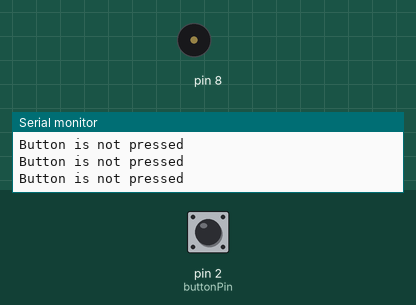
The sketch below on a simulated Arduino Uno, built with avr-gcc and run on an emulated ATmega328P. On the bench: buzzer (waves = sounding), the last lines printed to the serial monitor. Inputs (shaded band) come from the test bench; at power-on: pin 2 (buttonPin) LOW.

Above: at 1.2 s.
1.3 s: pin 2 (buttonPin) pulled HIGH for 0.15 s
At 4.7 s:
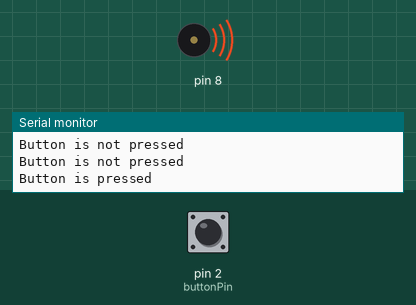
Timing chart, 0 to 10.3 s (numbered marks = the images above; inputs shaded):
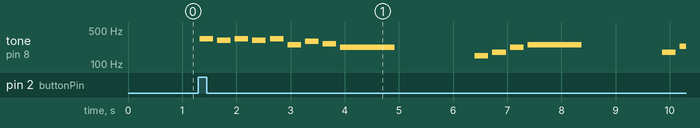

The sketch:

buzzer.ino
```cpp
#include </Users/fate/Development/University/Computer Architecture/MiniProjects/Buzzer/notes.h>

const int buttonPin = 2; // the number of the pushbutton pin

int buttonState = 0; // variable for reading the pushbutton status

/*
0,
    NOTE_GS3, NOTE_A3, NOTE_E3, NOTE_A3, NOTE_A3, NOTE_E3, NOTE_A3 && NOTE_E3, NOTE_A3


    2,
    2, 2, 2, 4, 2, 2, 2, 2
*/

int melody[] = {

    NOTE_E4, NOTE_DS4, NOTE_E4, NOTE_DS4, NOTE_E4, NOTE_B3, NOTE_D4, NOTE_C4, NOTE_A3, 0,
    NOTE_D3, NOTE_F3, NOTE_A3, NOTE_B3, 0,
    NOTE_F3, NOTE_AS3, NOTE_B3, NOTE_C4, 0,
    NOTE_E4, NOTE_DS4, NOTE_E4, NOTE_DS4, NOTE_E4, NOTE_B3, NOTE_D4, NOTE_C4, NOTE_A3, 0,
    NOTE_D3, NOTE_F3, NOTE_A3, NOTE_B3, 0,
    NOTE_F3, NOTE_C4, NOTE_B3, NOTE_A3, 0,
    NOTE_B3, NOTE_C4, NOTE_D4, NOTE_E4, 0,
    NOTE_G3, NOTE_F4, NOTE_E3, NOTE_D4, 0,
    NOTE_E3, NOTE_E4, NOTE_D4, NOTE_C4, 0,
    NOTE_D3, NOTE_D4, NOTE_C4, NOTE_B3, 0,

};

// note durations: 4 = quarter note, 8 = eighth note, etc.:
float noteDurations[] = {

    4, 4, 4, 4, 4, 4, 4, 4, 1, 1.1,
    4, 4, 4, 1, 1.1,
    4, 4, 4, 1, 1.1,
    4, 4, 4, 4, 4, 4, 4, 4, 1, 1.1,
    4, 4, 4, 1, 1.1,
    4, 4, 4, 1, 1.1,
    4, 4, 4, 1, 1.1,
    4, 4, 4, 1, 1.1,
    4, 4, 4, 1, 1.1,
    4, 4, 4, 1, 1.1,

};

void setup() {
    Serial.begin(9600);
    delay(5);
    // initialize the pushbutton pin as an input:
    pinMode(buttonPin, INPUT);
}

void playTone(){
      for (int thisNote = 0; thisNote < 60; thisNote++) {

    // to calculate the note duration, take one second divided by the note type.

    //e.g. quarter note = 1000 / 4, eighth note = 1000/8, etc.

    int noteDuration = 1000 / noteDurations[thisNote];

    tone(8, melody[thisNote], noteDuration);

    // to distinguish the notes, set a minimum time between them.

    // the note's duration + 30% seems to work well:

    int pauseBetweenNotes = noteDuration * 1.30;

    delay(pauseBetweenNotes);

    // stop the tone playing:

    noTone(8);

  }
}

void loop() {
    // read the state of the pushbutton value:
    buttonState = digitalRead(buttonPin);

        if (buttonState == HIGH) {
            Serial.println("Button is pressed");
            playTone();
            delay(100);

        } else {
            Serial.println("Button is not pressed");
        }

}
```

notes.h
```cpp
#define NOTE_B0  31
#define NOTE_C1  33
#define NOTE_CS1 35
#define NOTE_D1  37
#define NOTE_DS1 39
#define NOTE_E1  41
#define NOTE_F1  44
#define NOTE_FS1 46
#define NOTE_G1  49
#define NOTE_GS1 52
#define NOTE_A1  55
#define NOTE_AS1 58
#define NOTE_B1  62
#define NOTE_C2  65
#define NOTE_CS2 69
#define NOTE_D2  73
#define NOTE_DS2 78
#define NOTE_E2  82
#define NOTE_F2  87
#define NOTE_FS2 93
#define NOTE_G2  98
#define NOTE_GS2 104
#define NOTE_A2  110
#define NOTE_AS2 117
#define NOTE_B2  123
#define NOTE_C3  131
#define NOTE_CS3 139
#define NOTE_D3  147
#define NOTE_DS3 156
#define NOTE_E3  165
#define NOTE_F3  175
#define NOTE_FS3 185
#define NOTE_G3  196
#define NOTE_GS3 208
#define NOTE_A3  220
#define NOTE_AS3 233
#define NOTE_B3  247
#define NOTE_C4  262
#define NOTE_CS4 277
#define NOTE_D4  294
#define NOTE_DS4 311
#define NOTE_E4  330
#define NOTE_F4  349
#define NOTE_FS4 370
#define NOTE_G4  392
#define NOTE_GS4 415
#define NOTE_A4  440
#define NOTE_AS4 466
#define NOTE_B4  494
#define NOTE_C5  523
#define NOTE_CS5 554
#define NOTE_D5  587
#define NOTE_DS5 622
#define NOTE_E5  659
#define NOTE_F5  698
#define NOTE_FS5 740
#define NOTE_G5  784
#define NOTE_GS5 831
#define NOTE_A5  880
#define NOTE_AS5 932
#define NOTE_B5  988
#define NOTE_C6  1047
#define NOTE_CS6 1109
#define NOTE_D6  1175
#define NOTE_DS6 1245
#define NOTE_E6  1319
#define NOTE_F6  1397
#define NOTE_FS6 1480
#define NOTE_G6  1568
#define NOTE_GS6 1661
#define NOTE_A6  1760
#define NOTE_AS6 1865
#define NOTE_B6  1976
#define NOTE_C7  2093
#define NOTE_CS7 2217
#define NOTE_D7  2349
#define NOTE_DS7 2489
#define NOTE_E7  2637
#define NOTE_F7  2794
#define NOTE_FS7 2960
#define NOTE_G7  3136
#define NOTE_GS7 3322
#define NOTE_A7  3520
#define NOTE_AS7 3729
#define NOTE_B7  3951
#define NOTE_C8  4186
#define NOTE_CS8 4435
#define NOTE_D8  4699
#define NOTE_DS8 4978
```

Measured:
- after the input at 1.3 s, tone on pin 8: plays 330 Hz for 0.25 s, 311 Hz for 0.25 s, 330 Hz for 0.25 s, 311 Hz for 0.25 s, 330 Hz for 0.25 s, 247 Hz for 0.25 s … (15 notes in this stretch), starting at once
